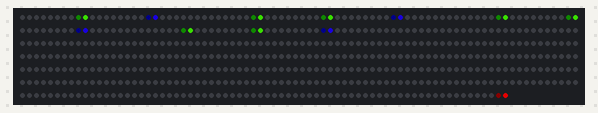
This sketch was run on a simulated Arduino Uno, built with avr-gcc and run on an emulated ATmega328P. Parts: 550 RGB LEDs in strip order, left to right, continuing on the next row. Dim RGB values are drawn brighter than linear.

Above: at 15.6 s.

The sketch:

mover.ino
```cpp
/* mover

By: Andrew Tuline

Date: February 2015

This is a simple pixel moving routine for those of you that just like to count pixels on a strand.
I prefer to use sine waves as they provide a LOT of flexibility with less code for moving pixels around.

You should be able to add more variables, such as hues, hue rotation, direction and so forth.

*/


#include "FastLED.h"                                          // FastLED library. Preferably the latest copy of FastLED 2.1.

#if FASTLED_VERSION < 3001000
#error "Requires FastLED 3.1 or later; check github for latest code."
#endif

// Fixed definitions cannot change on the fly.
#define LED_DT     7
#define COLOR_ORDER GRB
#define LED_TYPE     WS2812B
#define NUM_LEDS    550

// Initialize changeable global variables.
uint8_t max_bright = 255;                                     // Overall brightness definition. It can be changed on the fly.

struct CRGB leds[NUM_LEDS];                                   // Initialize our LED array.

// Define variables used by the sequence.

uint8_t thisdelay = 10;                                      // A delay value for the sequence(s).
uint8_t  thisfade = 20;                                      // How quickly does it fade? Lower = slower fade rate.


void setup() {
  delay(1000);                                                // Power-up safety delay or something like that.
  Serial.begin(57600);

  LEDS.addLeds<LED_TYPE, LED_DT, COLOR_ORDER>(leds, NUM_LEDS);        // Use this for WS2812B
//  LEDS.addLeds<LED_TYPE, LED_DT, LED_CK, COLOR_ORDER>(leds, NUM_LEDS);  // Use this for WS2801 or APA102

  FastLED.setBrightness(max_bright);
  set_max_power_in_volts_and_milliamps(5, 500);               // FastLED power management set at 5V, 500mA.
} // setup()


void loop () {
  ChangeMe();                                                 // Check the demo loop for changes to the variables.
  mover();                                                    // Call our sequence.
} // loop()


void mover() {
  static uint8_t hue = 0;
  for (int i = 0; i < NUM_LEDS; i++) {
    leds[i] += CHSV(hue, 255, 255);
    leds[(i+10) % NUM_LEDS] += CHSV(hue+85, 255, 255);         // We use modulus so that the location is between 0 and NUM_LEDS
    leds[(i+20) % NUM_LEDS] += CHSV(hue+170, 255, 255);       // Same here.

    leds[(i+35) % NUM_LEDS] += CHSV(hue+85, 255, 255);         // We use modulus so that the location is between 0 and NUM_LEDS
    leds[(i+45) % NUM_LEDS] += CHSV(hue+85, 255, 255);         // We use modulus so that the location is between 0 and NUM_LEDS
    leds[(i+55) % NUM_LEDS] += CHSV(hue+170, 255, 255);       // Same here.

    leds[(i+70) % NUM_LEDS] += CHSV(hue+85, 255, 255);         // We use modulus so that the location is between 0 and NUM_LEDS
    leds[(i+80) % NUM_LEDS] += CHSV(hue+85, 255, 255);         // We use modulus so that the location is between 0 and NUM_LEDS
    leds[(i+90) % NUM_LEDS] += CHSV(hue+170, 255, 255);       // Same here.

    leds[(i+105) % NUM_LEDS] += CHSV(hue+85, 255, 255);         // We use modulus so that the location is between 0 and NUM_LEDS
    leds[(i+115) % NUM_LEDS] += CHSV(hue+85, 255, 255);         // We use modulus so that the location is between 0 and NUM_LEDS
    leds[(i+125) % NUM_LEDS] += CHSV(hue+170, 255, 255);       // Same here.

    show_at_max_brightness_for_power();
    fadeToBlackBy(leds, NUM_LEDS, thisfade);                  // Low values = slower fade.
  }
} // mover()


void ChangeMe() {                                             // A time (rather than loop) based demo sequencer. This gives us full control over the length of each sequence.
  uint8_t secondHand = (millis() / 1000) % 15;                // IMPORTANT!!! Change '15' to a different value to change duration of the loop.
  static uint8_t lastSecond = 99;                             // Static variable, means it's only defined once. This is our 'debounce' variable.
  if (lastSecond != secondHand) {                             // Debounce to make sure we're not repeating an assignment.
    lastSecond = secondHand;
    switch(secondHand) {
      case  0: thisdelay=20; thisfade=240; break;             // You can change values here, one at a time , or altogether.
      case  5: thisdelay=50; thisfade=128; break;
      case 10: thisdelay=100; thisfade=64; break;             // Only gets called once, and not continuously for the next several seconds. Therefore, no rainbows.
      case 15: break;
    }
  }
} // ChangeMe()
```
